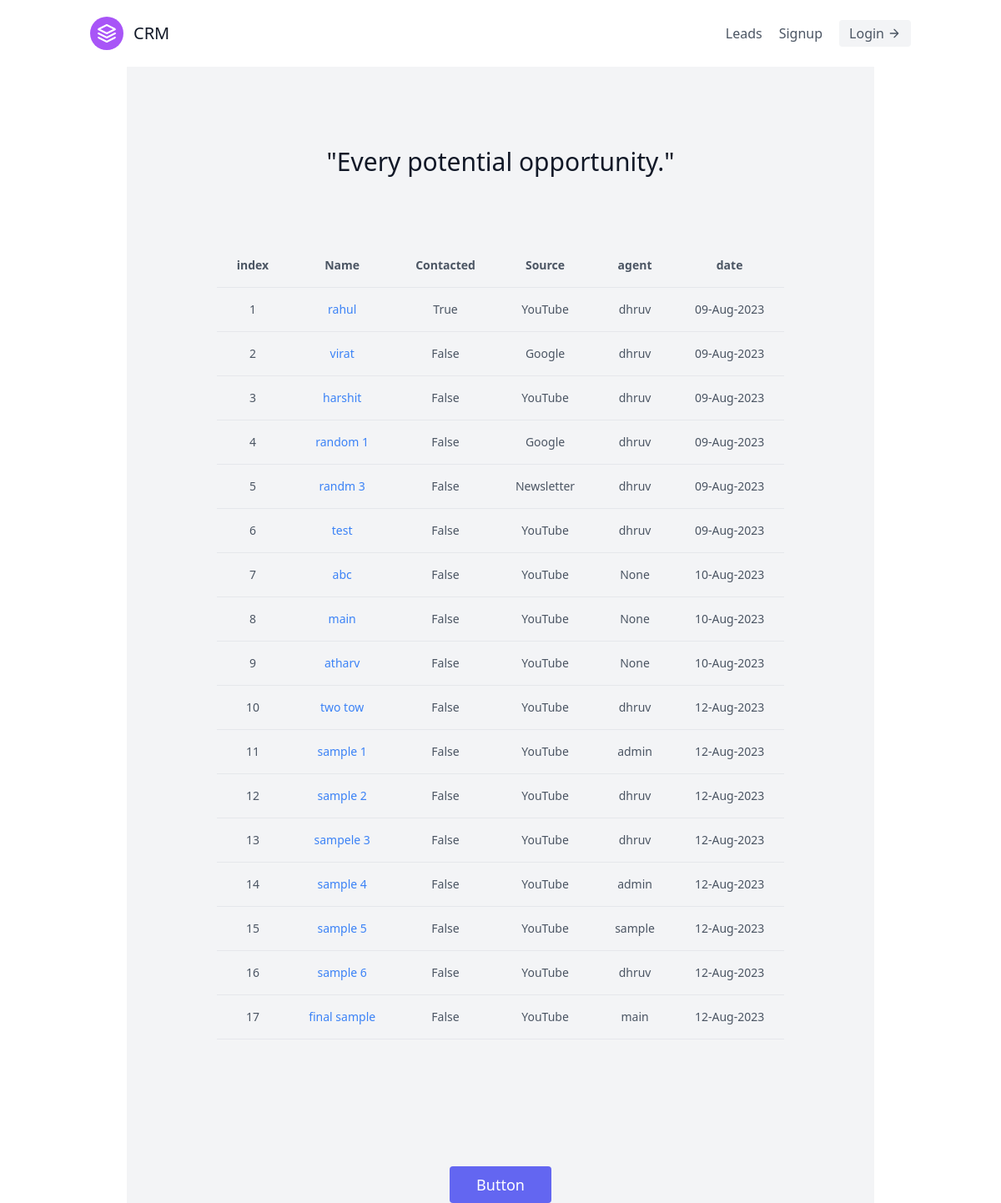
Screenshot of /leads/ with the database file from the repository.
### leads/models.py (models this page shows, shortened)
class Lead(models.Model):
    SOURCE_CHOICES = (
        ('YouTube', 'YouTube'),
        ('Google', 'Google'),
        ('Maps', 'Maps'),
        ('Newsletter', 'Newsletter'),
        ('referral', 'referral')
    )
    first_name = models.CharField(max_length=40)
    last_name = models.CharField(max_length=40)
    age = models.IntegerField(default=0)
    phoned = models.BooleanField(default=False)
    email = models.BooleanField(default=False)
    source = models.CharField(choices=SOURCE_CHOICES, max_length=100, default="null")
    location = models.CharField(max_length=100, default="null")
    agent = models.ForeignKey("Agent", on_delete=models.SET_NULL, null=True, default="null", blank=True)
    date_time = models.DateTimeField(auto_now_add=True, help_text='when lead was created.')

class Agent(models.Model):
    user = models.OneToOneField(User, on_delete=models.CASCADE)
    def __str__(self):
        return self.user.username

class User(AbstractUser):
    pass

### leads/views.py (the view)
# urls.py: path('', LeadListView.as_view(), name="lead_list"),
class LeadListView(ListView):
    template_name = "leads.html"
    queryset = Lead.objects.all()

### templates/leads.html (shortened to what this page needs)
{% extends "base.html" %}
{% block content %}
<section class="text-gray-600 body-font">
  <div class="container px-5 py-24 mx-auto">
    <div class="flex flex-wrap w-full mb-20 flex-col items-center text-center">
      <h1 class="sm:text-3xl text-2xl font-medium title-font mb-2 text-gray-900">"Every potential opportunity."</h1>
    </div>
    <div class="flex flex-wrap -m-4">
      <div class="flex flex-col overflow-x-auto mx-auto">
        <div class="sm:-mx-6 lg:-mx-8">
          <div class="inline-block min-w-full py-2 sm:px-6 lg:px-8">
            <div class="overflow-x-auto">
              <table class="min-w-full text-center text-sm font-dark">
            <table class="min-w-full text-center text-sm font-dark">
              <thead class="border-b font-medium dark:border-neutral-500">
                <tr>
                  <th scope="col" class="px-6 py-4">index</th>
                  <th scope="col" class="px-6 py-4">Name</th>
                  <th scope="col" class="px-6 py-4">Contacted</th>
                  <th scope="col" class="px-6 py-4">Source</th>
                  <th scope="col" class="px-6 py-4">agent</th>
                  <th scope="col" class="px-6 py-4">date</th>
                </tr>
              </thead>
              <tbody>
                {% for lead in object_list %}
                <tr class="border-b dark:border-neutral-500">
                  <td class="whitespace-nowrap px-6 py-4 font-medium">{{ lead.id }} </td>
                  <td class="whitespace-nowrap px-6 py-4">
                    <a href="{% url 'leads:lead_detail' lead.id %}" class="text-blue-500 hover:underline">
                      {{lead.first_name}}
                    </a>
                  </td>
                  <td class="whitespace-nowrap px-6 py-4">{{lead.phoned}}</td>
                  <td class="whitespace-nowrap px-6 py-4">{{lead.source}}</td>
                  <td class="whitespace-nowrap px-6 py-4">{{lead.agent}}</td>
                  <td class="whitespace-nowrap px-6 py-4">{{lead.date_time|date:"d-M-Y"}}</td>
                </tr>
                {% endfor %}
              </tbody>
            </table>
            </div>
          </div>
        </div>
      </div>
    </div>
    </div>
    <button class="flex mx-auto mt-16 text-white bg-indigo-500 border-0 py-2 px-8 focus:outline-none hover:bg-indigo-600 rounded text-lg">Button</button>
  </div>
{% endblock content %}

### templates/base.html (shortened to what this page needs)
<!doctype html>
<html lang="en">
<head>
    <script src="https://cdn.tailwindcss.com"></script>
</head>
<body>
    {% include "navbar.html" %}
    <div class = "max-w-4xl mx-auto bg-gray-100">
    {% block content %}
    {% endblock content %}
</body>
</html>

### templates/navbar.html
<header class="text-gray-600 body-font">
  <div class="container mx-auto flex flex-wrap p-5 flex-col md:flex-row items-center">
    <a href="{% url 'landing_page' %}" class="flex title-font font-medium items-center text-gray-900 mb-4 md:mb-0">
      <svg xmlns="http://www.w3.org/2000/svg" fill="none" stroke="currentColor" stroke-linecap="round" stroke-linejoin="round" stroke-width="2" class="w-10 h-10 text-white p-2 bg-purple-500 rounded-full" viewBox="0 0 24 24">
        <path d="M12 2L2 7l10 5 10-5-10-5zM2 17l10 5 10-5M2 12l10 5 10-5"></path>
      </svg>
      <span class="ml-3 text-xl">CRM</span>
    </a>
    <nav class="md:ml-auto flex flex-wrap items-center text-base justify-center">
      <a href="{% url 'leads:lead_list' %}" class="mr-5 hover:text-gray-900">Leads</a>
      <a href=# class="mr-5 hover:text-gray-900">Signup</a>
    </nav>
    <button class="inline-flex items-center bg-gray-100 border-0 py-1 px-3 focus:outline-none hover:bg-gray-200 rounded text-base mt-4 md:mt-0">Login
      <svg fill="none" stroke="currentColor" stroke-linecap="round" stroke-linejoin="round" stroke-width="2" class="w-4 h-4 ml-1" viewBox="0 0 24 24">
        <path d="M5 12h14M12 5l7 7-7 7"></path>
      </svg>
    </button>
  </div>
</header>

### rows the page displays
Lead: id "1", first_name "rahul", phoned "True", source "YouTube", agent "dhruv", date_time "09-Aug-2023"
Lead: id "2", first_name "virat", phoned "False", source "Google", agent "dhruv", date_time "09-Aug-2023"
Lead: id "3", first_name "harshit", phoned "False", source "YouTube", agent "dhruv", date_time "09-Aug-2023"
Lead: id "4", first_name "random 1", phoned "False", source "Google", agent "dhruv", date_time "09-Aug-2023"
Lead: id "5", first_name "randm 3", phoned "False", source "Newsletter", agent "dhruv", date_time "09-Aug-2023"
Lead: id "6", first_name "test", phoned "False", source "YouTube", agent "dhruv", date_time "09-Aug-2023"
Lead: id "7", first_name "abc", phoned "False", source "YouTube", agent "None", date_time "10-Aug-2023"
Lead: id "8", first_name "main", phoned "False", source "YouTube", agent "None", date_time "10-Aug-2023"
Lead: id "9", first_name "atharv", phoned "False", source "YouTube", agent "None", date_time "10-Aug-2023"
Lead: id "10", first_name "two tow", phoned "False", source "YouTube", agent "dhruv", date_time "12-Aug-2023"
Lead: id "11", first_name "sample 1", phoned "False", source "YouTube", agent "admin", date_time "12-Aug-2023"
Lead: id "12", first_name "sample 2", phoned "False", source "YouTube", agent "dhruv", date_time "12-Aug-2023"
Lead: id "13", first_name "sampele 3", phoned "False", source "YouTube", agent "dhruv", date_time "12-Aug-2023"
Lead: id "14", first_name "sample 4", phoned "False", source "YouTube", agent "admin", date_time "12-Aug-2023"
Lead: id "15", first_name "sample 5", phoned "False", source "YouTube", agent "sample", date_time "12-Aug-2023"
Lead: id "16", first_name "sample 6", phoned "False", source "YouTube", agent "dhruv", date_time "12-Aug-2023"
Lead: id "17", first_name "final sample", phoned "False", source "YouTube", agent "main", date_time "12-Aug-2023"
